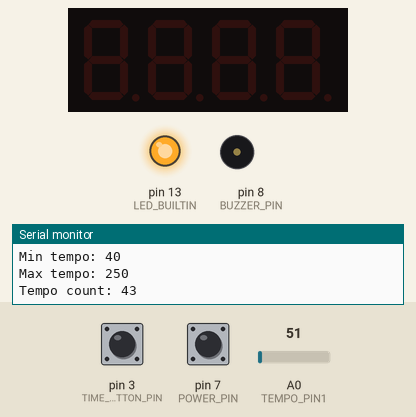
Simulated run of this sketch. Board: Arduino Uno, built with avr-gcc and run on an emulated ATmega328P. On the bench: 4-digit seven-segment display, output pins drawn as LEDs (lit = HIGH), buzzer (waves = sounding), the last lines printed to the serial monitor. Dashed ring = blinking. The inputs (shaded band) are chosen by the test bench; at power-on: pin 7 (POWER_PIN) HIGH, A0 (TEMPO_PIN1) = 51, pin 3 (TIME_SIGNATURE_BUTTON_PIN) HIGH.

Above: at 2.0 s.
2.1 s: pin 7 (POWER_PIN) pulled LOW for 1.45 s
At 4.5 s:
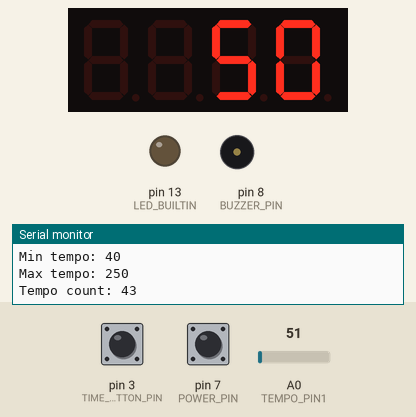
5.0 s: A0 (TEMPO_PIN1) set to 61
At 7.7 s:
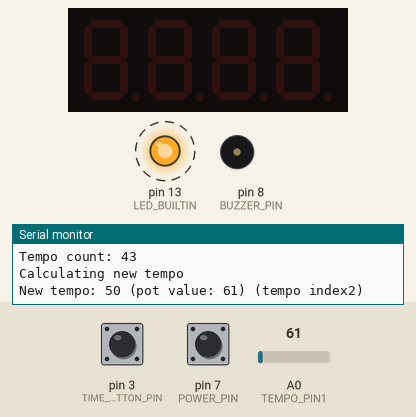
Timing chart, 0 to 14.7 s (numbered marks = the images above; inputs shaded):
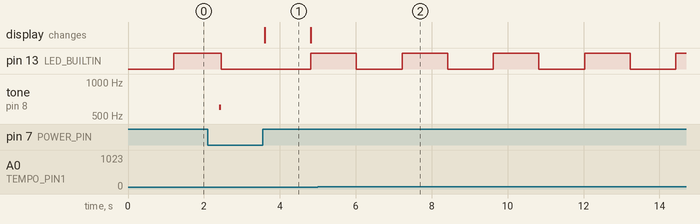

The sketch:

metronome.ino
```cpp
#include <Wire.h>
#include <Adafruit_GFX.h>
#include "Adafruit_LEDBackpack.h"

// inputs
#define POWER_PIN 7 // used to be mute on pin 2, but we are saving pin 2 for another possible interrupt
#define TIME_SIGNATURE_BUTTON_PIN 3
#define TEMPO_PIN1 A0
#define TEMPO_PIN2 A1

// outputs
#define BUZZER_PIN 8
#define SEVEN_SEG_DISPLAY_ADDRESS   0x74

// constants
#define FIRST_CLICK_FREQ 600
#define OTHER_CLICK_FREQ 400
#define CLICK_LENGTH_MS 50
#define TIME_SIG_DISPLAY_DURATION 3000 // ms
#define MASTER_MUTE false // for debugging to mute the sound without turning off the power

// these determine the tempo bands:
// 40-100
// 80-140
// 120-180
// 160-220
// 200-260
#define MIN_TEMPO 40
#define MAX_TEMPO 250
#define TEMPO_JUMP 5 // can adjust to multiples of this
// #define TEMPO_BANDS 5
// #define TEMPO_BAND_SIZE 60
// #define TEMPO_BAND_OVERLAP 20

#define DEBOUNCE_DELAY 250
#define ANALOG_READ_MIN_DIFF 30

// 40-100
// 80-140
// 120-180
// 160-220
// 200-260

// input settings / control state
volatile byte tempoIndex;
// volatile byte tempoFine; // tempo within the band, 0 - band size
volatile byte tempo; // the actual tempo
volatile byte timeSignature = 4;
boolean emphasizeFirstBeat = true;
volatile boolean power = false;

// calculated consts
// const int MAX_TEMPO = MIN_TEMPO + TEMPO_BANDS * (TEMPO_BAND_SIZE - TEMPO_BAND_OVERLAP) + TEMPO_BAND_OVERLAP;
const int TEMPO_COUNT = (MAX_TEMPO - MIN_TEMPO) / TEMPO_JUMP + 1; // the number of tempos in the range, by the jump
const float TEMPO_INPUT_BUCKET_SIZE = 1024.0 / TEMPO_COUNT;
// int tempoBands[TEMPO_BANDS][2];

// values recalculated on demand
unsigned int beatLengthMs;
unsigned int clickDelayMs; // the time from the end of a click to the start of the next (beat length - click length)

// global state variables
volatile byte curBeat = 0;
Adafruit_7segment display = Adafruit_7segment();
volatile bool recentlySetTimeSig = false;
volatile unsigned long timeSigDisplayStart = 0;

// function-specific state variables defined next to function

void setup() {
  pinMode(BUZZER_PIN, OUTPUT);
  pinMode(LED_BUILTIN, OUTPUT);
  pinMode(TIME_SIGNATURE_BUTTON_PIN, INPUT_PULLUP);
  pinMode(POWER_PIN, INPUT_PULLUP);

  display.begin(SEVEN_SEG_DISPLAY_ADDRESS);
  display.drawColon(false);

  attachInterrupt(digitalPinToInterrupt(TIME_SIGNATURE_BUTTON_PIN), timeSignatureInterrupt, FALLING);

  // int t = MIN_TEMPO;
  // for (int b = 0; b < TEMPO_BANDS; b++) {
  //   tempoBands[b][0] = t;
  //   tempoBands[b][1] = t + TEMPO_BAND_SIZE;
  //   t += (TEMPO_BAND_SIZE - TEMPO_BAND_OVERLAP);
  // }

  setClickDelayMs();

  Serial.begin(9600);

  Serial.print("Min tempo: ");
  Serial.println(MIN_TEMPO);
  Serial.print("Max tempo: ");
  Serial.println(MAX_TEMPO);
  Serial.print("Tempo count: ");
  Serial.println(TEMPO_COUNT);

}

bool standbyLedState = LOW;
void loop() {
  checkPower();
  if (MASTER_MUTE || !power) {
    digitalWrite(LED_BUILTIN, standbyLedState);
    standbyLedState = !standbyLedState;
    delay(beatLengthMs);
  }
  else {
    unsigned long curTime = millis();
    unsigned int freq = emphasizeFirstBeat && curBeat == 0 ? FIRST_CLICK_FREQ : OTHER_CLICK_FREQ;
    digitalWrite(LED_BUILTIN, HIGH);
    tone(BUZZER_PIN, freq);
    delay(CLICK_LENGTH_MS);
    digitalWrite(LED_BUILTIN, LOW);
    noTone(BUZZER_PIN);
    delay(clickDelayMs);

    if (emphasizeFirstBeat) {
      curBeat++;
      if (curBeat >= timeSignature) {
        curBeat = 0;
      }
    }
  }

  setClickDelayMs();
  set7SegmentOutput();
}

byte lastTempoWritten = 0;
void set7SegmentOutput() {
  // TODO there is some point where it forever stops showing the time signature, even though changing time signature does work (the clicks change)
  if (!power) {
    display.clear();
    display.drawColon(false);
    display.writeDisplay();
    lastTempoWritten = 0;
  }
  else if (recentlySetTimeSig && millis() - timeSigDisplayStart < TIME_SIG_DISPLAY_DURATION) {
    lastTempoWritten = 0;
    display.clear();
    display.drawColon(true);
    if (emphasizeFirstBeat) {
      display.writeDigitNum(1, timeSignature);
      display.writeDigitNum(3, 4);
      display.writeDisplay();
    } else {
      display.writeDigitRaw(1, 0b01000000);
      display.writeDigitRaw(3, 0b01000000);
      display.writeDisplay();
    }
  } else if (tempo != lastTempoWritten) {
    recentlySetTimeSig = false;
    display.clear();
    display.print(tempo, DEC);
    display.drawColon(false);
    display.writeDisplay();
    lastTempoWritten = tempo;
  }
}

bool firstCall = true;
unsigned int lastPot1Value = 9999;
// unsigned int lastPot2Value = 9999;
// bool editing = false;
void setClickDelayMs() {
  // TODO possible need to make sure we read the same value 2 or 3 times before actually changing - occasionally saw it fail a read and then return to normal?
  // TODO the potentiometer or the wire is pretty unstable, so the tempo fluctuates by a few bpm constantly unless the read diff is high - but if the
  // read diff is larger than the bucket size, then it is hard to make minor adjustments. Ideas:
  // - detect when it is being edited, and then just show the raw conversion value. When the adjustment stops (within some delta for a couple seconds), then lock it in
  // - buttons to fine tune tempo - if one of them has been pressed and the pot has not changed beyond some delta, then do not update the tempo (out of interrupts)
  // - another pot to set some multiplier, i.e. 1-4, and then pot 2 only shows a window (tempo 40-80, 80-120, 120-160, 160-200 for the example of 4 ranges)
  //    - The ranges should overlap to give a grace window, i.e. if 4 ranges, 40-100, 80-140, 120-180-, 160-220
  // - only allow multiples of 5

  unsigned int pot1Value = analogRead(TEMPO_PIN1);
  // unsigned int pot2Value = analogRead(TEMPO_PIN2);
  // Serial.print(pot1Value);
  // Serial.println(" <-pot1");
  // Serial.println(pot2Value);
  if (firstCall || abs(lastPot1Value - pot1Value) >= ANALOG_READ_MIN_DIFF // || abs(lastPot2Value - pot2Value) >= ANALOG_READ_MIN_DIFF
    ) {
    Serial.println("Calculating new tempo");
    lastPot1Value = pot1Value;
    // lastPot2Value = pot2Value;

    tempoIndex = (int)(pot1Value / TEMPO_INPUT_BUCKET_SIZE);
    // tempoFine = (int)(pot2Value / (float)TEMPO_BAND_SIZE);

    tempo = MIN_TEMPO + tempoIndex * TEMPO_JUMP;
    Serial.print("New tempo: ");
    Serial.print(tempo);
    Serial.print(" (pot value: ");
    Serial.print(pot1Value);
    Serial.print(") (tempo index");
    Serial.print(tempoIndex);
    Serial.println(")");
    float clicksPerSecond = tempo / 60.0;
    beatLengthMs = (int)(1000.0 / clicksPerSecond);
    clickDelayMs = beatLengthMs - CLICK_LENGTH_MS;
  }
  firstCall = false;
}

unsigned long lastTimeSignatureInterruptTime = 0;
void timeSignatureInterrupt() {
  unsigned long curTime = millis();
  if (curTime - lastTimeSignatureInterruptTime > DEBOUNCE_DELAY) {
    lastTimeSignatureInterruptTime = curTime;
    curBeat = 0; // always start over on a first click
    if (!emphasizeFirstBeat) {
      timeSignature = 4;
      emphasizeFirstBeat = true;
    } else if (timeSignature == 4) {
      timeSignature = 3;
    } else {
      emphasizeFirstBeat = false;
    }
    recentlySetTimeSig = true;
    timeSigDisplayStart = curTime;
  }
}

// power switch
void checkPower() {
  power = digitalRead(POWER_PIN) == LOW;
  // Serial.print("Power: ");
  // Serial.println(power);
}

// mute button
// unsigned long lastMuteInterruptTime = 0;
// void muteInterrupt() {
//   unsigned long curTime = millis();
//   if (curTime - lastMuteInterruptTime > DEBOUNCE_DELAY) {
//     lastMuteInterruptTime = curTime;
//     mute = !mute;
//   }
// }
```

Measured:
- after the input at 2.1 s, tone on pin 8 (BUZZER_PIN): silent → 600 Hz after 0.31 s, → silent 0.05 s later; the display: changes after 1.5 s (image 1)
- by itself, pin 13 (LED_BUILTIN): alternates HIGH for 1.2 s and LOW for 1.2 s
- what the display in image 1 shows lasts 1.2 s, from 3.6 s to 4.8 s
